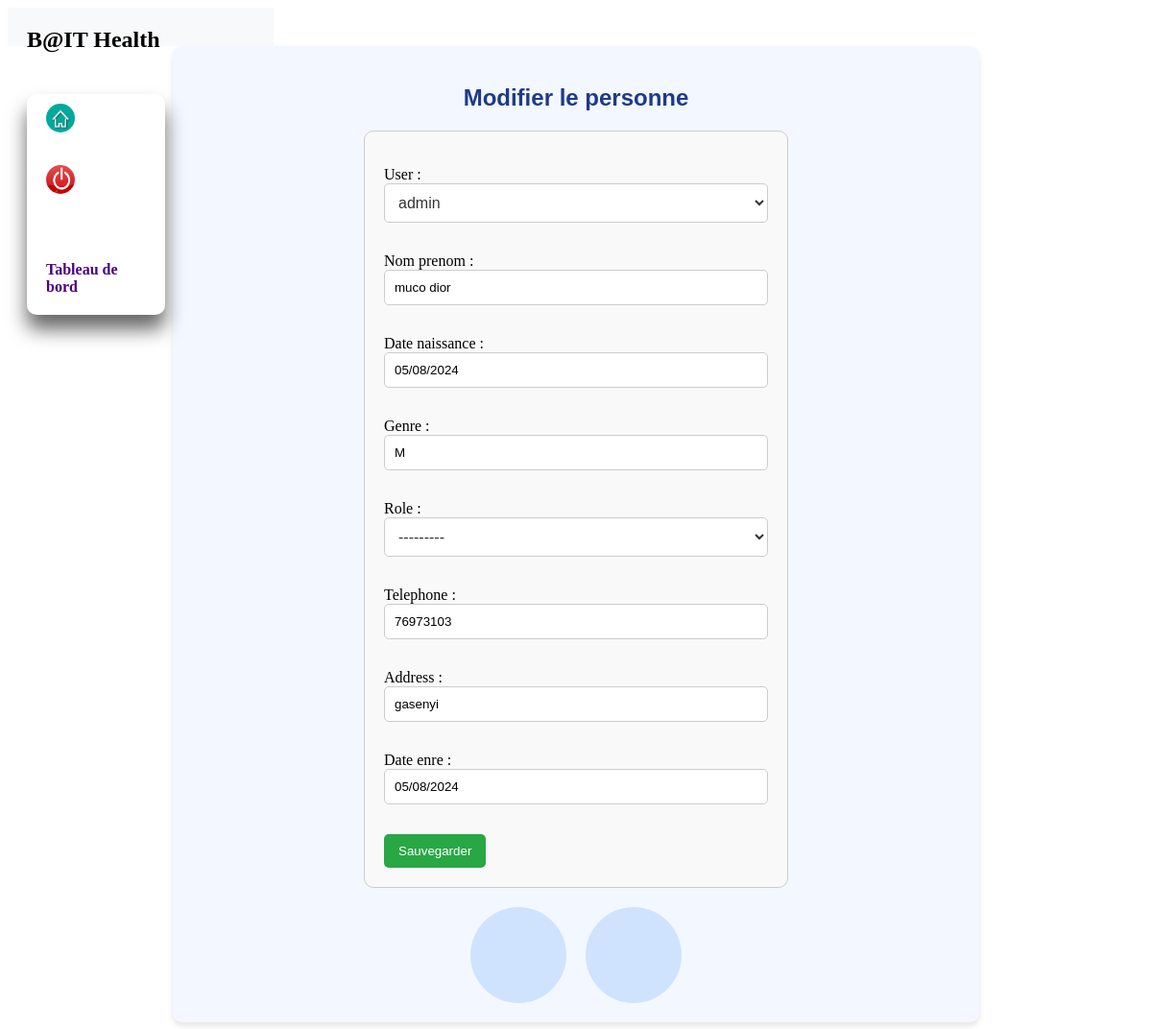
Page /editer_personnel1/ on the committed database.
### App/models.py (models this page shows, shortened)
class Personnel(models.Model):
    user=models.OneToOneField(User, on_delete=models.CASCADE,related_name="personnel_user")
    nom_prenom=models.CharField(max_length=100,blank=True, null=True)
    date_naissance =models.DateField(default=datetime.now,null=True)
    genre =models.CharField(max_length=100,null=True)
    role = models.CharField(max_length=50, null=True,choices=[('Choisisez','Choisisez'),('Chef', 'Chef'), ('Responsable', 'Responsable'),('Technicien','Technicien')])
    telephone =models.CharField(max_length=100,null=True)
    address=models.CharField(max_length=100, null = True)
    date_enre=models.DateField(default=datetime.now,null=True)

### App/views.py (the view)
# urls.py: path('editer_personnel<int:pk>/',views.edit_personnel,name='editerpersonnel'),
def edit_personnel(request,pk):
    personnels=get_object_or_404(Personnel,pk=pk)
    if request.method=='POST':
        form=Personnel_form(request.POST,instance=personnels)
        if form.is_valid():
            form.save()
            return redirect('liste_personnel')
    else:
        form=Personnel_form(instance=personnels)
    return render(request,'personnel_form.html',{'form':form})

### App/forms.py
class Personnel_form(forms.ModelForm):
    class Meta:
        model=Personnel
        fields='__all__'

### App/templates/personnel_form.html (shortened to what this page needs)
{% block content %}
{% load static %}
<!DOCTYPE html>
<html lang="en">
<head>
    <link rel="stylesheet" href="{% static 'css/styles.css' %}">
</head>
<body><div class="sidebar">
    <div class="logo">
        <h1>B@IT Health</h1>
    </div>
    <nav class="nav-menu">
        <ul>
            <li><a href="{% url 'index' %}">  <img style="width: 30px;height: 30px; border-radius :50px;" src="{% static 'media/home.png' %}" alt=""></a></li>
            <li><a href="{% url 'index' %}"> <img style="width: 30px;height: 30px; border-radius :50px;" src="{% static 'media/deconnexion.png' %}" alt=""></a></li> <br><br>
            <li><a href="{% url 'tableauborddeschef' %}">Tableau de bord</a></li>
    </ul>
    </nav>
</div>
    <div class="rapport-container">
        <div class="rapport-title">
            <h2>{{ form.instance.pk|yesno:"Modifier le personne,Ajouter le personne" }}</h2>
        </div>
        <div class="rapport-list" style=" width: 850px;">
            <form method="post">
                {{ form.as_p }}
                <button type="submit">Sauvegarder</button>
            </form>
        </div>
        <div class="conversation-illustration">
            <div class="person left">
            </div>
            <div class="person right">
            </div>
        </div>
        </div>
        </body>
        </html>
        {% endblock %}

### App/static/css/styles.css (style rules this page uses)
.sidebar { width: 20%; padding: 20px; background-color: #f8f9fa; }
.sidebar ul { list-style: none; padding: 0; }
.sidebar ul li { margin-bottom: 10px; }
.sidebar ul li a { text-decoration: none; color: #4b0082; font-weight: bold; }
.sidebar .logo { text-align: center; margin-bottom: 20px; position: fixed; }
.sidebar .logo h1 { margin: 0; font-size: 24px; }
.nav-menu { display: flex; margin-top: 70px; max-width: 12%; width: 20%; margin: 20 28px; border-radius: 10px; background-color: transparent; overflow: hidden; box-shadow: 0 15px 20px rgba(0,0,0, 0.6); margin-top: 2; position:fixed; }
.nav-menu a { color: whitesmoke; text-decoration: none; }
.nav-menu ul { list-style-type: none; padding: 0; margin: 0; color: #ccc; }
.nav-menu ul li { padding: 10px 20px; cursor: pointer; }
.rapport-container { background-color: #f3f7ff; border-radius: 10px; padding: 20px; display: flex; flex-direction: column; align-items: center; justify-content: center; box-shadow: 0 4px 6px rgba(0, 0, 0, 0.1); width: 800px; margin: 0 auto; }
.rapport-title h2 { color: #1e3a8a; font-family: Arial, sans-serif; font-size: 24px; margin-bottom: 20px; }
.rapport-list { list-style-type: none; padding-left: 0; text-decoration: none; }
.conversation-illustration { display: flex; justify-content: space-between; margin-top: 20px; }
.person { width: 100px; height: 100px; background-color: #cfe3ff; border-radius: 50%; display: flex; align-items: center; justify-content: center; }
.person.left { margin-right: 10px; }
.person.right { margin-left: 10px; }
form { width: 100%; max-width: 400px; margin: 0 auto; padding: 20px; border: 1px solid #ccc; border-radius: 10px; background-color: #f9f9f9; }
form input[type="text"], form input[type="email"], form input[type="password"], form input[type="date"], form input[type="number"], form textarea { width: 100%; padding: 10px; margin-bottom: 15px; border: 1px solid #ccc; border-radius: 5px; box-sizing: border-box; }
form select { width: 100%; padding: 10px; margin-bottom: 15px; border: 1px solid #ccc; border-radius: 5px; box-sizing: border-box; background-color: #fff; color: #333; font-size: 1em; }
form button { padding: 10px 15px; background-color: #28a745; color: white; border: none; border-radius: 5px; cursor: pointer; transition: background-color 0.3s ease; }

### rows in the picture
Personnel: instance.pk "Modifier le personne", user "admin", nom_prenom "muco dior", date_naissance "05/08/2024", genre "M", role "---------", telephone "76973103", address "gasenyi", date_enre "05/08/2024"
